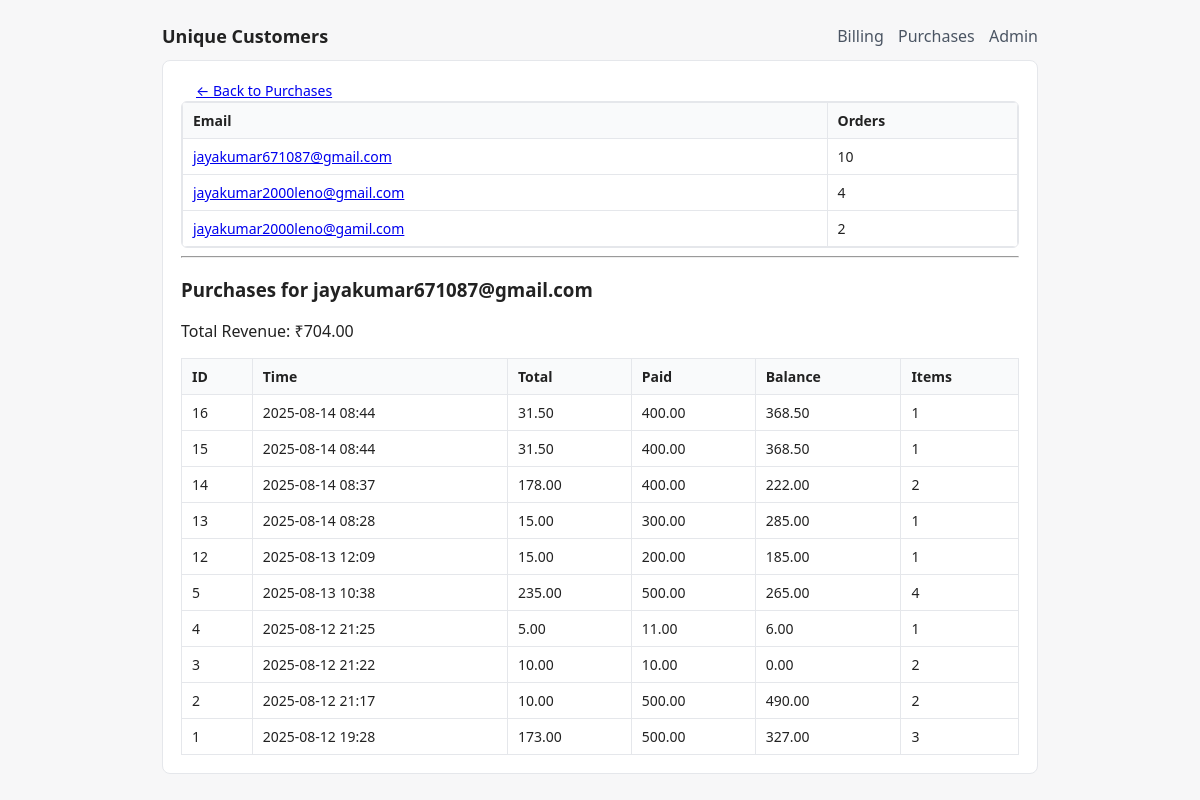
/customers?customer=jayakumar671087@gmail.com, run on an earlier commit of the app's database.
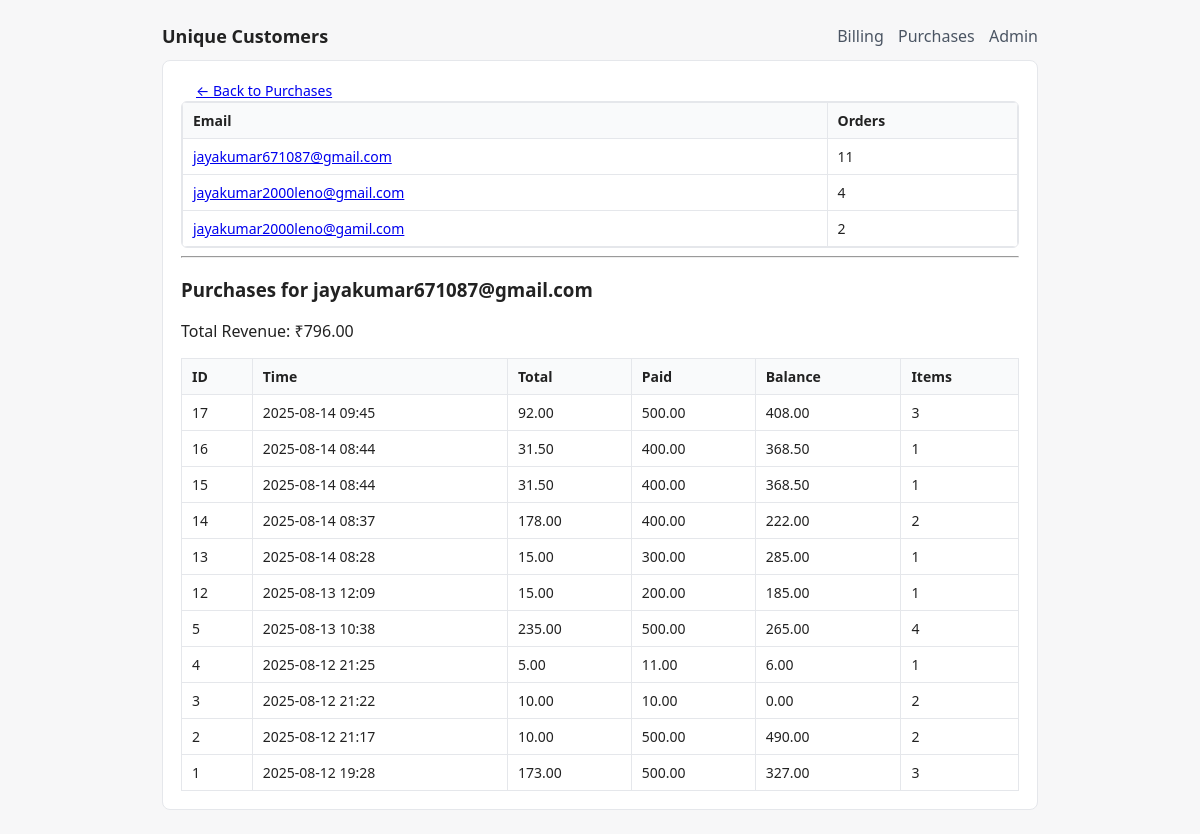
And on a later commit of the database.
### models.py (models this page shows)
class Purchase(Base):
    __tablename__ = "purchases"
    id = Column(Integer, primary_key=True)
    customer_email = Column(String, index=True, nullable=False)
    purchase_time = Column(DateTime, default=datetime.utcnow)
    paid_amount = Column(Float, nullable=False)
    total_amount = Column(Float, nullable=False)
    balance = Column(Float, nullable=False)
    items = relationship("PurchaseItem", back_populates="purchase", cascade="all,delete-orphan")

### app.py (the view)
@app.get("/customers", response_class=HTMLResponse)
async def view_customers(
    request: Request,
    db: Session = Depends(get_db),
    customer: Optional[str] = Query(default=None)
):
    customers = db.query(
        func.lower(func.trim(Purchase.customer_email)).label("email"),
        func.count(Purchase.id).label("orders")
    ).group_by("email").order_by(func.count(Purchase.id).desc()).all()
    selected_customer = None
    customer_rows = []
    customer_total_revenue = 0.0
    if customer:
        norm = customer.strip().lower()
        selected_customer = norm
        purchases = (
            db.query(Purchase)
            .filter(func.lower(func.trim(Purchase.customer_email)) == norm)
            .order_by(Purchase.purchase_time.desc())
            .all()
        )
        customer_rows = [{
            "id": p.id,
            "purchase_time": p.purchase_time,
            "total_amount": p.total_amount,
            "paid_amount": p.paid_amount,
            "balance": p.balance,
            "items_count": len(p.items),
        } for p in purchases]
        customer_total_revenue = round(sum(p.total_amount for p in purchases), 2)
    return templates.TemplateResponse("customers.html", {
        "request": request,
        "customers": customers,
        "selected_customer": selected_customer,
        "customer_rows": customer_rows,
        "customer_total_revenue": customer_total_revenue
    })

### templates/customers.html (shortened to what this page needs)
{% extends "base.html" %}
{% block heading %}Unique Customers{% endblock %}
{% block content %}
<div class="mt-2">
  <a class="btn" href="{{ url_for('view_purchases') }}">← Back to Purchases</a>
</div>
<div class="table-wrap mt-6">
  <table class="table">
    <thead>
      <tr>
        <th>Email</th>
        <th>Orders</th>
      </tr>
    </thead>
    <tbody>
      {% for c in customers %}
      <tr>
        <td>
          <a href="{{ url_for('view_customers') }}?customer={{ c.email|urlencode }}">
            {{ c.email }}
          </a>
        </td>
        <td>{{ c.orders }}</td>
      </tr>
      {% else %}
      <tr><td colspan="2" class="muted">No customers found.</td></tr>
      {% endfor %}
    </tbody>
  </table>
</div>
{% if selected_customer %}
  <hr>
  <h3>Purchases for {{ selected_customer }}</h3>
  <p>Total Revenue: ₹{{ "%.2f"|format(customer_total_revenue) }}</p>
  <table class="table">
    <thead>
      <tr>
        <th>ID</th><th>Time</th><th>Total</th><th>Paid</th><th>Balance</th><th>Items</th>
      </tr>
    </thead>
    <tbody>
      {% for p in customer_rows %}
      <tr>
        <td>{{ p.id }}</td>
        <td>{{ p.purchase_time.strftime("%Y-%m-%d %H:%M") }}</td>
        <td>{{ "%.2f"|format(p.total_amount) }}</td>
        <td>{{ "%.2f"|format(p.paid_amount) }}</td>
        <td>{{ "%.2f"|format(p.balance) }}</td>
        <td>{{ p.items_count }}</td>
      </tr>
      {% else %}
      <tr><td colspan="6" class="muted">No purchases for this customer.</td></tr>
      {% endfor %}
    </tbody>
  </table>
{% endif %}
{% endblock %}

### templates/base.html (shortened to what this page needs)
<!DOCTYPE html>
<html lang="en">
<head>
  <link rel="stylesheet" href="/static/styles.css">
</head>
<body>
  <div class="page">
    <header class="page-header">
      <div class="page-title">{% block heading %}Billing Page{% endblock %}</div>
      <nav class="top-nav">
        <a href="/billing">Billing</a>
        <a href="/purchases">Purchases</a>
        <a href="/admin/products">Admin</a>
      </nav>
    </header>
    <section class="card">
      {% block content %}{% endblock %}
    </section>
  </div>
</body>
</html>

### static/styles.css (style rules this page uses)
* { box-sizing: border-box; }
body { font-family: system-ui, -apple-system, Segoe UI, Roboto, Arial, sans-serif; color:#222; background:#f7f7f8; }
.page { max-width: 900px; margin: 24px auto; padding: 0 12px; }
.page-header { display:flex; align-items:center; justify-content:space-between; margin-bottom:12px; }
.page-title { font-weight:600; font-size:18px; }
.top-nav a { margin-left:10px; color:#4b5563; text-decoration:none; }
.card { background:#fff; border:1px solid #e5e7eb; border-radius:8px; padding:18px; }
.btn { border:1px solid transparent; padding:8px 14px; border-radius:6px; cursor:pointer; font-size:14px; }
.table-wrap { overflow:auto; border:1px solid #e5e7eb; border-radius:6px; }
.table { width:100%; border-collapse:collapse; }
.table th, .table td { border:1px solid #e5e7eb; padding:8px 10px; text-align:left; font-size:14px; }
.table th { background:#f9fafb; font-weight:600; }

What changed in the data, as far as the page shows it:
added Purchase: id "17", purchase_time "2025-08-14 09:45", total_amount "92.00", paid_amount "500.00", balance "408.00", items_count "3"
Also different on the page:
{{ "%.2f"|format(customer_total_revenue) }}: "704.00" → "796.00"
new list line: "jayakumar671087@gmail.com 11"
list line gone: "jayakumar671087@gmail.com 10"
